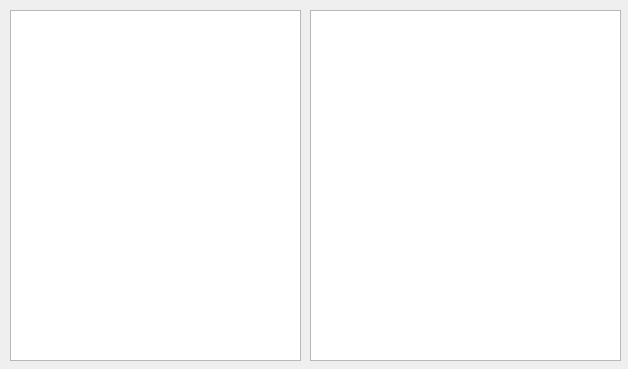
<?xml version="1.0" encoding="UTF-8"?>
<ui version="4.0">
 <class>win_plot</class>
 <widget class="QMainWindow" name="win_plot">
  <property name="geometry">
   <rect>
    <x>0</x>
    <y>0</y>
    <width>628</width>
    <height>369</height>
   </rect>
  </property>
  <property name="windowTitle">
   <string>MainWindow</string>
  </property>
  <widget class="QWidget" name="Menu">
   <property name="enabled">
    <bool>true</bool>
   </property>
   <property name="focusPolicy">
    <enum>Qt::NoFocus</enum>
   </property>
   <widget class="QTextEdit" name="textEditTx">
    <property name="geometry">
     <rect>
      <x>10</x>
      <y>10</y>
      <width>291</width>
      <height>351</height>
     </rect>
    </property>
   </widget>
   <widget class="QTextEdit" name="textEditRx">
    <property name="geometry">
     <rect>
      <x>310</x>
      <y>10</y>
      <width>311</width>
      <height>351</height>
     </rect>
    </property>
   </widget>
  </widget>
 </widget>
 <resources/>
 <connections/>
</ui>
